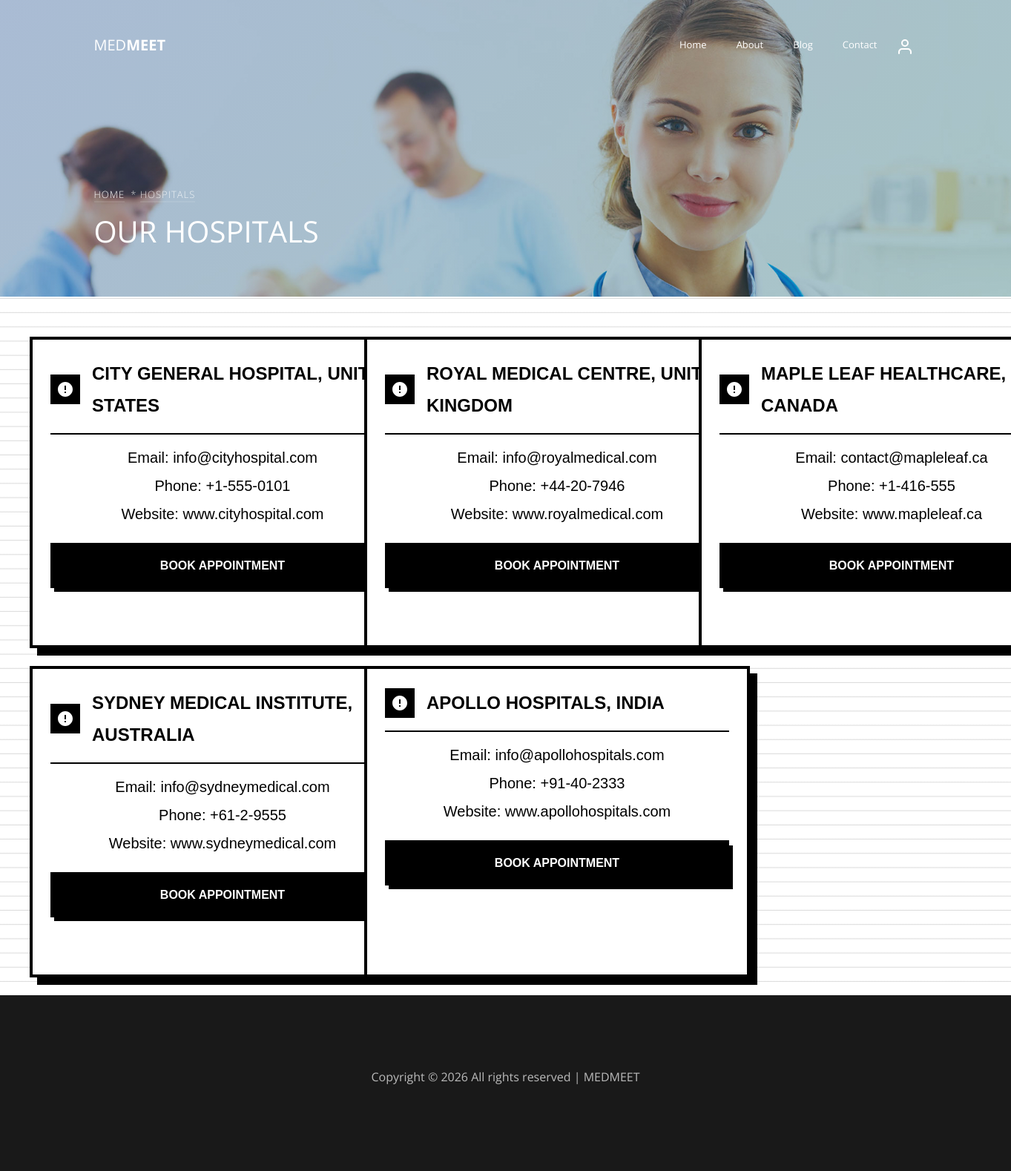
/frontendmed/Hospital_med/, run on the app's committed database.
### medapp/models.py (models this page shows)
class hospital_DB(models.Model):
    HosName = models.CharField(max_length=100,null=True,blank=True)
    HosDept1 = models.CharField(max_length=100,null=True,blank=True)
    HosDept2 = models.CharField(max_length=100,null=True,blank=True)
    HosDept3 = models.CharField(max_length=100,null=True,blank=True)
    HosDept4 = models.CharField(max_length=100,null=True,blank=True)
    HosDept5 = models.CharField(max_length=100,null=True,blank=True)
    HosDept6 = models.CharField(max_length=100,null=True,blank=True)
    HosEmail = models.CharField(max_length=100,null=True,blank=True)
    HosWebsite = models.CharField(max_length=100,null=True,blank=True)
    HosCountry = models.CharField(max_length=100,null=True,blank=True)
    HosNumber = models.CharField(max_length=100,null=True,blank=True)

### MedMeet/views.py (the view)
# urls.py: path('Hospital_med/',views.Hospital_med, name='Hospital_med'),
def Hospital_med(re):
    hospital_profile=hospital_DB.objects.all()
    return render(re,'hospitals.html',{'hospital_profile':hospital_profile})

### MedMeet/templates/hospitals.html (shortened to what this page needs)
<!DOCTYPE html>
{% load static %}
<html lang="en">
<head>
    <link rel="stylesheet" href="{% static 'adminfront/css/open-iconic-bootstrap.min.css' %}">
    <link rel="stylesheet" href="{% static 'adminfront/css/animate.css' %}">
    <link rel="stylesheet" href="{% static 'adminfront/css/owl.carousel.min.css' %}">
    <link rel="stylesheet" href="{% static 'adminfront/css/owl.theme.default.min.css' %}">
    <link rel="stylesheet" href="{% static 'adminfront/css/magnific-popup.css' %}">
    <link rel="stylesheet" href="{% static 'adminfront/css/aos.css' %}">
    <link rel="stylesheet" href="{% static 'adminfront/css/ionicons.min.css' %}">
    <link rel="stylesheet" href="{% static 'adminfront/css/bootstrap-datepicker.css' %}">
    <link rel="stylesheet" href="{% static 'adminfront/css/jquery.timepicker.css' %}">
    <link rel="stylesheet" href="{% static 'adminfront/css/flaticon.css' %}">
    <link rel="stylesheet" href="{% static 'adminfront/css/icomoon.css' %}">
    <link rel="stylesheet" href="{% static 'adminfront/css/style.css' %}">
</head>
<body
    style=" width: 100%; height: 100%; background-image: linear-gradient(#ffffff 1.1rem, #ccc 1.2rem); background-size: 100% 1.2rem;">
    <nav class="navbar navbar-expand-lg navbar-dark ftco_navbar bg-dark ftco-navbar-light" id="ftco-navbar">
        <div class="container">
            <a class="navbar-brand" href="{% url 'Med_Meet' %}">MED<span>MEET</span></a>
            <div class="collapse navbar-collapse" id="ftco-nav">
                <ul class="navbar-nav ml-auto">
                    <li class="nav-item "><a href="{% url 'Med_Meet' %}" class="nav-link">Home</a></li>
                    <li class="nav-item "><a href="{% url 'About_med' %}" class="nav-link">About</a></li>
                    <li class="nav-item "><a href="{% url 'Blog_med' %}" class="nav-link">Blog</a></li>
                    <li class="nav-item"><a href="{% url 'Contacts_med' %}" class="nav-link">Contact</a></li>
                </ul>
                <ul class="custom-navbar-cta navbar-nav mb-2 mb-md-0 ms-5">
                    <li><a class="nav-link" href="#"><img src="{% static 'adminfront/images/user.svg' %}"></a></li>
                </ul>
            </div>
        </div>
    </nav>
    <section class="home-slider owl-carousel">
        <div class="slider-item bread-item" style="background-image: url('{% static 'adminfront/images/bg_1.jpg' %}');"
            data-stellar-background-ratio="0.5">
            <div class="overlay"></div>
            <div class="container" data-scrollax-parent="true">
                <div class="row slider-text align-items-end">
                    <div class="col-md-7 col-sm-12 ftco-animate mb-5">
                        <p class="breadcrumbs" data-scrollax=" properties: { translateY: '70%', opacity: 1.6}"><span
                                class="mr-2"><a href="{% url 'Med_Meet' %}">Home</a></span>* <span>Hospitals</span></p>
                        <h1 class="mb-3" data-scrollax=" properties: { translateY: '70%', opacity: .9}">OUR HOSPITALS
                        </h1>
                    </div>
                </div>
            </div>
        </div>
    </section><br><br>
    <div class="blog-section" style="margin-left: 40px;">
        <div class="row">
            {% for data in hospital_profile %}
            <div class="col-md-4 mb-4">
                <div class="brutalist-card">
                    <div class="brutalist-card__header">
                        <div class="brutalist-card__icon">
                            <svg viewBox="0 0 24 24" xmlns="http://www.w3.org/2000/svg">
                                <path
                                    d="M12 2C6.48 2 2 6.48 2 12s4.48 10 10 10 10-4.48 10-10S17.52 2 12 2zm1 15h-2v-2h2v2zm0-4h-2V7h2v6z">
                                </path>
                            </svg>
                        </div>
                        <div class="brutalist-card__alert">{{data.HosName}}, {{data.HosCountry}}</div>
                    </div>
                    <div class="brutalist-card__message">
                        <h5 style="text-align: center;">Email: {{data.HosEmail}}</h5>
                        <h5 style="text-align: center;">Phone: {{data.HosNumber}}</h5>
                        <h5 style="text-align: center;">Website: {{data.HosWebsite}}</h5>
                    </div>
                    <a class="brutalist-card__button brutalist-card__button--read" href="{% url 'Hospital_appointment' hospital_id=data.id %}">BOOK APPOINTMENT</a>
                </div>
            </div><br>
            {% endfor %}
        </div>
    </div>
    <footer class="ftco-footer ftco-bg-dark ftco-section">
        <div class="container">
            <div class="row">
                <div class="col-md-12 text-center">
                    <p>
                        Copyright &copy;
                        <script>document.write(new Date().getFullYear());</script> All rights reserved | MEDMEET
                    </p>
                </div>
            </div>
        </div>
    </footer>
</body>
</html>

### MedMeet/templates/hospitals.html (style rules this page uses)
.brutalist-card { width: 520px; border: 4px solid #000; background-color: #fff; padding: 1.5rem; box-shadow: 10px 10px 0 #000; font-family: "Arial", sans-serif; height: 420px; }
.brutalist-card__header { display: flex; align-items: center; gap: 1rem; margin-bottom: 1rem; border-bottom: 2px solid #000; padding-bottom: 1rem; }
.brutalist-card__icon { flex-shrink: 0; display: flex; align-items: center; justify-content: center; background-color: #000; padding: 0.5rem; }
.brutalist-card__icon svg { height: 1.5rem; width: 1.5rem; fill: #fff; }
.brutalist-card__alert { font-weight: 900; color: #000; font-size: 1.5rem; text-transform: uppercase; }
.brutalist-card__message { margin-top: 1rem; color: #000; font-size: 0.9rem; line-height: 1.4; border-bottom: 2px solid #000; padding-bottom: 1rem; font-weight: 600; }
.brutalist-card__button { display: block; width: 100%; padding: 0.75rem; text-align: center; font-size: 1rem; font-weight: 700; text-transform: uppercase; border: 3px solid #000; background-color: #fff; color: #000; position: relative; transition: all 0.2s ease; box-shadow: 5px 5px 0 #000; overflow: hidden; text-decoration: none; margin-bottom: 1rem; }
.brutalist-card__button--read { background-color: #000; color: #fff; }
.brutalist-card__button::before { content: ""; position: absolute; top: 0; left: -100%; width: 100%; height: 100%; background: linear-gradient(120deg, transparent, rgba(255, 255, 255, 0.3), transparent); transition: all 0.6s; }

### data on the page
hospital_DB: HosName "CITY GENERAL HOSPITAL", HosCountry "UNITED STATES", HosEmail "info@cityhospital.com", HosNumber "+1-555-0101", HosWebsite "www.cityhospital.com"
hospital_DB: HosName "ROYAL MEDICAL CENTRE", HosCountry "UNITED KINGDOM", HosEmail "info@royalmedical.com", HosNumber "+44-20-7946", HosWebsite "www.royalmedical.com"
hospital_DB: HosName "MAPLE LEAF HEALTHCARE", HosCountry "CANADA", HosEmail "contact@mapleleaf.ca", HosNumber "+1-416-555", HosWebsite "www.mapleleaf.ca"
hospital_DB: HosName "SYDNEY MEDICAL INSTITUTE", HosCountry "AUSTRALIA", HosEmail "info@sydneymedical.com", HosNumber "+61-2-9555", HosWebsite "www.sydneymedical.com"
hospital_DB: HosName "APOLLO HOSPITALS", HosCountry "INDIA", HosEmail "info@apollohospitals.com", HosNumber "+91-40-2333", HosWebsite "www.apollohospitals.com"
